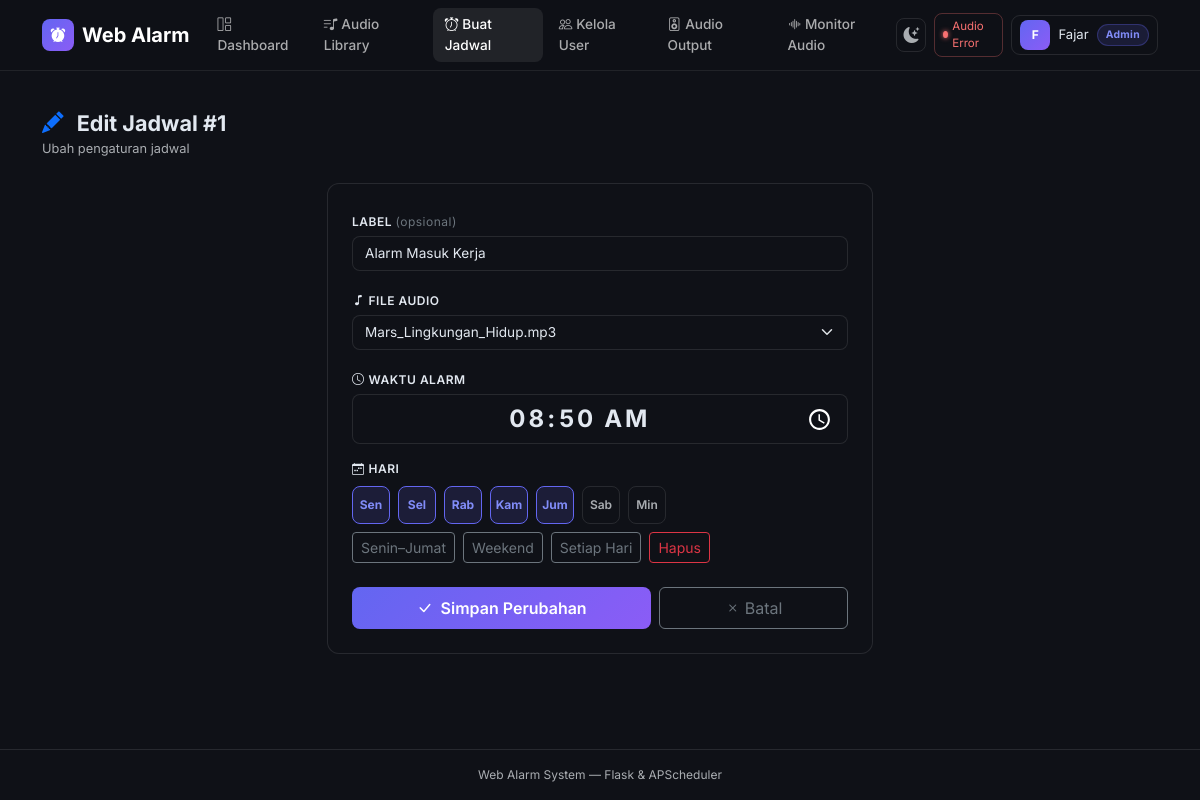
Before: /schedules/edit/1 (signed in) with the older database file.
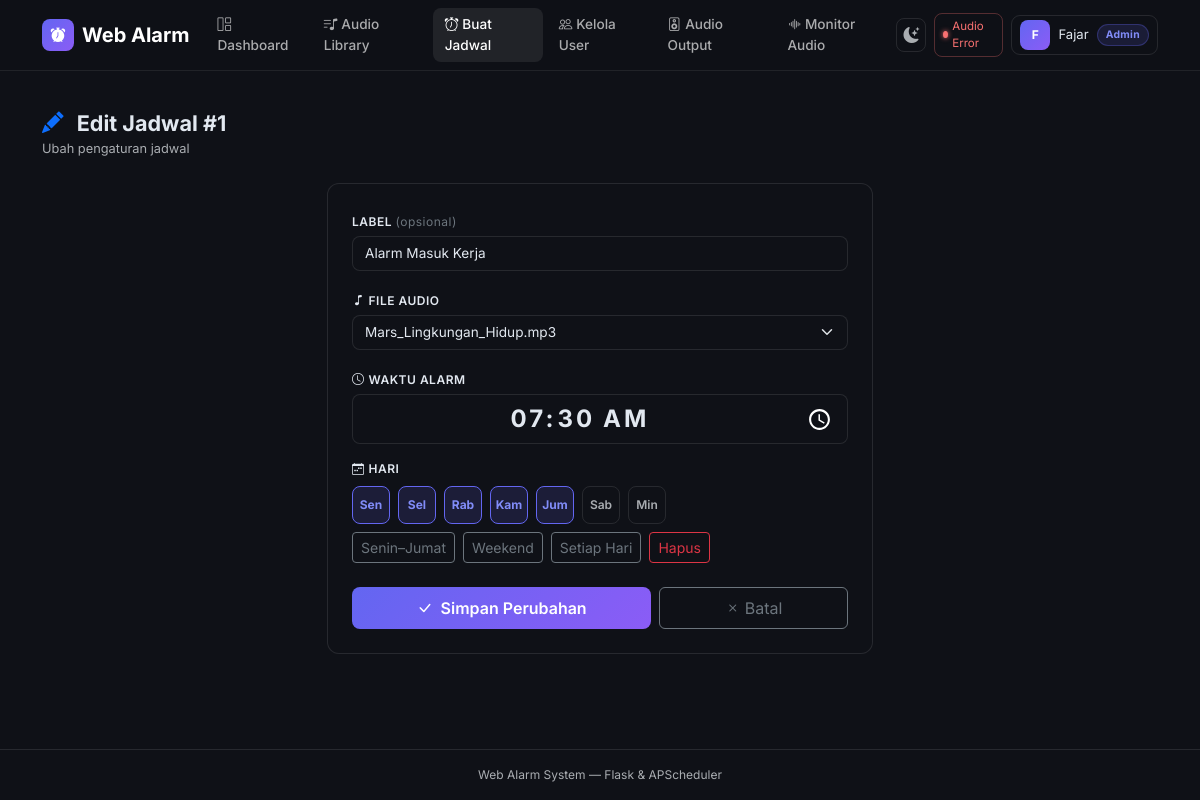
After: the same page with the newer database file.
### models.py (models this page shows, shortened)
class Schedule(db.Model):
    __tablename__ = 'schedules'
    id = db.Column(db.Integer, primary_key=True)
    label = db.Column(db.String(120), nullable=True)
    audio_id = db.Column(db.Integer, db.ForeignKey('audios.id'), nullable=False)
    time_hour = db.Column(db.Integer, nullable=False)
    time_minute = db.Column(db.Integer, nullable=False)
    days_of_week = db.Column(db.String(20), nullable=False)
    is_active = db.Column(db.Boolean, default=True, nullable=False)
    created_by = db.Column(db.Integer, db.ForeignKey('users.id'), nullable=True)
    created_at = db.Column(db.DateTime, default=datetime.utcnow, nullable=False)
    creator = db.relationship('User', foreign_keys=[created_by], backref='schedules')
    def time_display(self):
        return f'{self.time_hour:02d}:{self.time_minute:02d}'

class Audio(db.Model):
    __tablename__ = 'audios'
    id = db.Column(db.Integer, primary_key=True)
    filename = db.Column(db.String(256), nullable=False)
    original_name = db.Column(db.String(256), nullable=False)
    filepath = db.Column(db.String(512), nullable=False)
    uploaded_by = db.Column(db.Integer, db.ForeignKey('users.id'), nullable=False)
    uploaded_at = db.Column(db.DateTime, default=datetime.utcnow, nullable=False)
    schedules = db.relationship('Schedule', backref='audio', lazy=True)

### app.py (the view, shortened to what this page needs)
@app.route('/schedules/edit/<int:schedule_id>', methods=['GET', 'POST'])
@login_required
@member_required
def edit_schedule(schedule_id):
    schedule = db.session.get(Schedule, schedule_id)
    if not schedule:
        abort(404)
    if not is_admin() and schedule.created_by != current_user.id:
        abort(403)
    audio_list = Audio.query.order_by(Audio.original_name).all()
    return render_template('schedule_form.html', audios=audio_list, schedule=schedule)

### app.py (called while the page is built)
@login_manager.user_loader
def load_user(user_id):
    return db.session.get(User, int(user_id))

def member_required(f):
    @wraps(f)
    def decorated(*args, **kwargs):
        if not current_user.is_authenticated:
            abort(403)
        if not current_user.is_active:
            logout_user()
            flash('Akun Anda telah dinonaktifkan.', 'danger')
            return redirect(url_for('login'))
        return f(*args, **kwargs)
    return decorated

def is_admin():
    return current_user.is_authenticated and current_user.role == 'admin'

### templates/schedule_form.html (shortened to what the changed rows need)
{% extends "base.html" %}
{% block content %}
<div class="mb-4">
  <h1 class="pg-title">
    <i class="bi bi-{% if schedule %}pencil-fill{% else %}alarm-fill{% endif %} me-2 text-primary"></i>
    {% if schedule %}Edit Jadwal #{{ schedule.id }}{% else %}Buat Jadwal Baru{% endif %}
  </h1>
  <p class="pg-sub mb-0">
    {% if schedule %}Ubah pengaturan jadwal{% else %}Tambahkan alarm terjadwal baru{% endif %}
  </p>
</div>
<div class="row justify-content-center">
  <div class="col-12 col-md-9 col-lg-7 col-xl-6">
    <div class="card">
      <div class="card-body p-4">
        <form method="post" novalidate>
          <div class="mb-3">
            <label class="form-label">
              Label
              <span class="text-secondary fw-normal text-lowercase">(opsional)</span>
            </label>
            <input type="text" class="form-control" name="label"
                   placeholder="misal: Bel Masuk, Sholat Dzuhur…"
                   value="{{ schedule.label or '' if schedule else '' }}"/>
          </div>
          <div class="mb-3">
            <label class="form-label"><i class="bi bi-music-note me-1"></i>File Audio</label>
            {% if audios %}
            <select class="form-select" name="audio_id" required>
              {% for audio in audios %}
                <option value="{{ audio.id }}"
                  {% if schedule and schedule.audio_id == audio.id %}selected{% endif %}>
                  {{ audio.original_name }}
                </option>
              {% endfor %}
            </select>
            {% else %}
            <div class="alert alert-warning" style="font-size:.85rem">
              <i class="bi bi-exclamation-triangle me-1"></i>
              Belum ada audio.
              <a href="{{ url_for('audios') }}" class="alert-link">Upload dulu</a>.
            </div>
            {% endif %}
          </div>
          <div class="mb-3">
            <label class="form-label"><i class="bi bi-clock me-1"></i>Waktu Alarm</label>
            <input type="time" class="form-control text-center fw-bold" name="time"
                   required style="font-size:1.5rem;letter-spacing:3px"
                   value="{{ schedule.time_display() if schedule else '' }}"/>
          </div>
              {% set day_labels = [
                ('0','Sen'),('1','Sel'),('2','Rab'),
                ('3','Kam'),('4','Jum'),('5','Sab'),('6','Min')
              ] %}
        </form>
      </div>
    </div>
  </div>
</div>
{% endblock %}

Changed rows visible on the page:
changed Schedule "Alarm Masuk Kerja": time "08:50" → "07:30"
